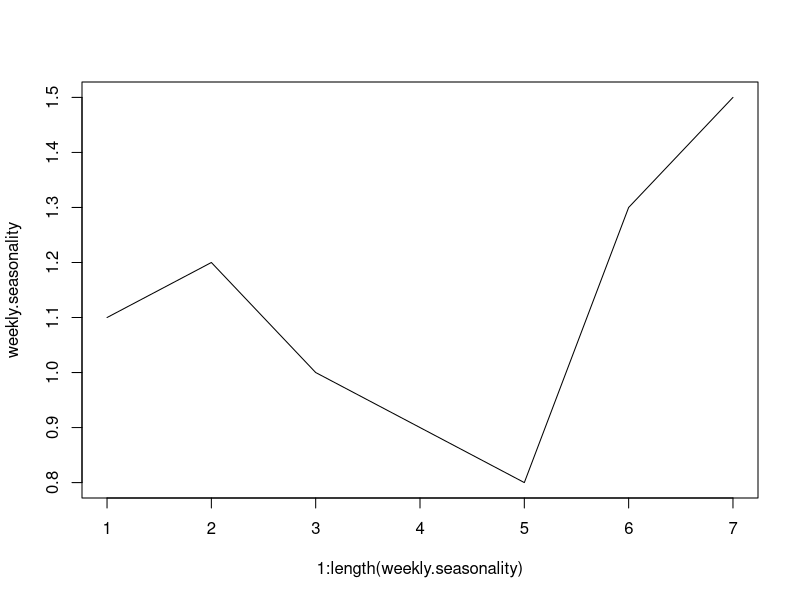
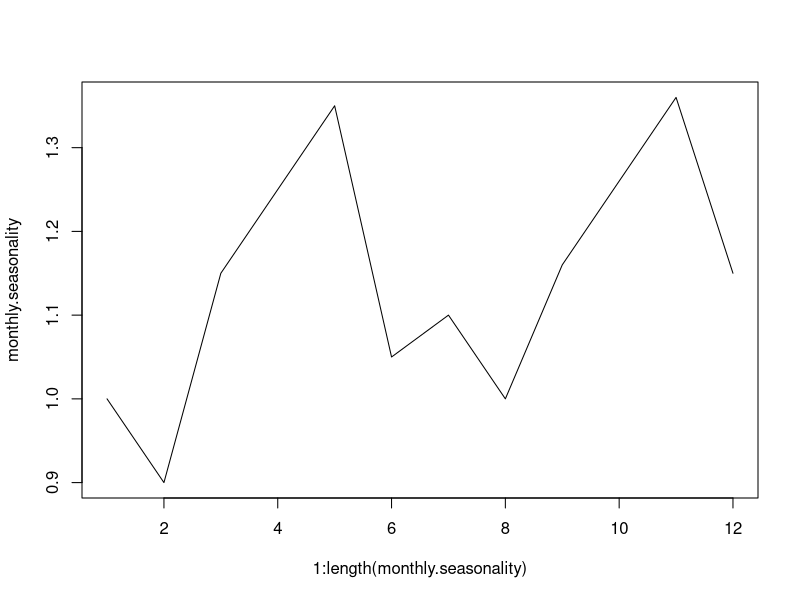
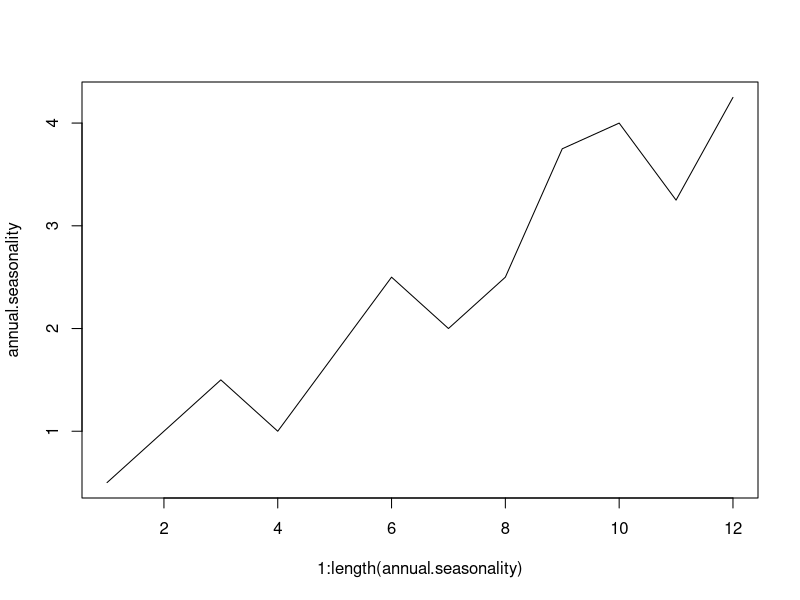

Write R code to recreate these figures, in order. (Note: this script raises an error after producing the figures.)
# --------------------------
# [*] CONFIGURAÇÕES INICIAIS
# --------------------------

library(dplyr)
library(lubridate)

# Defidnidndo semente
set.seed(123456789)

# Tamanho Amostral
n <- 5000

# ------------------------
# [1] VARIÁVEIS PREDITORAS
# ------------------------

# ------------------------
# [1.1] PERFIL DEMOGRÁFICO
# ------------------------

# Perfil Demográfico - https://www.fapespa.pa.gov.br/sistemas/anuario2020/tabelas/demografia/tab-1.3-populacao-por-sexo-2016-a-2020.htm
city.profiles <- list(
  "BELÉM" = list(
    sex_ratio  = c(MASCULINO = 701185 / (701185 + 798456), FEMININO = 798456 / (701185 + 798456)), 
    age_groups = c("15-25" = 0.15, "26-35" = 0.30, "36-50" = 0.28, "50-65" = 0.20, "66+" = 0.07)
  ),
  "ANANINDEUA" = list(
    sex_ratio  = c(MASCULINO = 253904 / (253904 + 281643), FEMININO = 281643 / (253904 + 281643)), 
    age_groups = c("15-25" = 0.16, "26-35" = 0.32, "36-50" = 0.27, "50-65" = 0.19, "66+" = 0.06)
  ),
  "MARITUBA" = list(
    sex_ratio  = c(MASCULINO = 66712 / (66712 + 66973), FEMININO = 66973 / (66712 + 66973)), 
    age_groups = c("15-25" = 0.17, "26-35" = 0.33, "36-50" = 0.26, "50-65" = 0.18, "66+" = 0.06)
  ),
  "BENEVIDES" = list(
    sex_ratio  = c(MASCULINO = 31604 / (31604 + 32164), FEMININO = 32164 / (31604 + 32164)), 
    age_groups = c("15-25" = 0.20, "26-35" = 0.30, "36-50" = 0.25, "50-65" = 0.18, "66+" = 0.07)
  ),
  "SANTA BÁRBARA" = list(
    sex_ratio  = c(MASCULINO = 10874 / (10874 + 10575), FEMININO = 10575 / (10874 + 10575)), 
    age_groups = c("15-25" = 0.22, "26-35" = 0.28, "36-50" = 0.24, "50-65" = 0.17, "66+" = 0.09)
  )
)

# Gerar Pesos por Cidade - https://fapespa.pa.gov.br/sistemas/anuario2023/tabelas/demografia/tab-1.1-populacao-total-do-para-e-municipios-estimativas-populacionais-e-censo-deografico-2018-a-2022.htm
weights.city <- c(
  "BELÉM" = 1499641,
  "ANANINDEUA" = 535547,
  "MARITUBA" = 133685,
  "BENEVIDES" = 63768	,
  "SANTA BÁRBARA" = 21449
) %>% prop.table()

# Definindo semente
set.seed(123456789)

# Vetor de Cidades (Amostradas)
citys <- sample(x = names(weights.city), size = n, replace = T, prob = weights.city)

# Armazenando em um Data Frame
df <- data.frame(CITY = citys, SEX = NA)

# Simulando o "SEX" de acordo com o perfil demográfrico
df <- df %>%
  group_by(CITY) %>%
  mutate(
    SEX = sample(
      x = names(city.profiles[[unique(CITY)]]$sex_ratio),
      size = n(),
      replace = T,
      prob = city.profiles[[unique(CITY)]]$sex_ratio
    )
  )

# Criando vetor para armazenar idades
df$IDADE <- NA

for (city in unique(df$CITY)) {
  idx <- df$CITY == city
  
  # Obtem perfil etário
  range.probs <- city.profiles[[city]]$age_groups
  range.names <- names(range.probs)
  
  # Sorteia faixas para os clientes da cidade
  range.drawn <- sample(
    x = range.names,
    size = sum(idx),
    replace = TRUE,
    prob = range.probs
  )
  
  # Converte faixas em idade real
  ages.drawn <- sapply(range.drawn, function(range_) {
    limits <- as.numeric(unlist(strsplit(range_, "-|\\+")))
    if (length(limits) == 2) {
      sample(x = limits[1]:limits[2], size = 1)
    } else {
      sample(x = limits[1]:75, size = 1)  # Idade Máxima: 75
    }
  })
  
  # Atribui ao data frame
  df[idx, "IDADE"] <- ages.drawn
}

# -----------------------
# [1.2] PADRÕES DE VENDAS
# -----------------------

# CANAL DE VENDA por SEXO e CIDADE
df$CANAL_VENDA <- mapply(function(sex, city) {
  if (city %in% c("BENEVIDES", "SANTA BÁRBARA")) {
    probs <- c("ONLINE" = 0.15, "LOJA FÍSICA" = 0.25, "REVENDEDOR" = 0.60)
  } else if (sex == "MASCULINO") {
    probs <- c("ONLINE" = 0.60, "LOJA FÍSICA" = 0.25, "REVENDEDOR" = 0.15)
  } else {
    probs <- c("ONLINE" = 0.30, "LOJA FÍSICA" = 0.50, "REVENDEDOR" = 0.20)
  }
  sample(names(probs), size = 1, prob = probs)
}, df$SEX, df$CITY)

# CATEGORIA por SEXO e CIDADE
df$CATEGORIA <- mapply(function(sex, city) {
  base_probs <- rep(0.2, 5)
  names(base_probs) <- c("ELETRÔNICOS", "ROUPAS", "ALIMENTOS", "LIVROS", "BRINQUEDOS")
  
  # Ajustes por sexo
  if (sex == "MASCULINO") {
    base_probs["ELETRÔNICOS"] <- base_probs["ELETRÔNICOS"] + 0.1
    base_probs["ALIMENTOS"] <- base_probs["ALIMENTOS"] + 0.1
    base_probs["ROUPAS"] <- base_probs["ROUPAS"] - 0.05
    base_probs["LIVROS"] <- base_probs["LIVROS"] - 0.05
  } else {
    base_probs["ROUPAS"] <- base_probs["ROUPAS"] + 0.1
    base_probs["BRINQUEDOS"] <- base_probs["BRINQUEDOS"] + 0.1
    base_probs["ELETRÔNICOS"] <- base_probs["ELETRÔNICOS"] - 0.05
    base_probs["ALIMENTOS"] <- base_probs["ALIMENTOS"] - 0.05
  }
  
  # Ajustes por cidade
  if (city == "BELÉM") {
    base_probs["ELETRÔNICOS"] <- base_probs["ELETRÔNICOS"] + 0.05
    base_probs["LIVROS"] <- base_probs["LIVROS"] + 0.05
  } else if (city %in% c("ANANINDEUA", "MARITUBA")) {
    base_probs["ALIMENTOS"] <- base_probs["ALIMENTOS"] + 0.1
    base_probs["BRINQUEDOS"] <- base_probs["BRINQUEDOS"] + 0.1
  } else if (city %in% c("BENEVIDES", "SANTA BÁRBARA")) {
    base_probs["ROUPAS"] <- base_probs["ROUPAS"] + 0.1
  }
  
  # Normaliza
  base_probs <- base_probs / sum(base_probs)
  sample(names(base_probs), size = 1, prob = base_probs)
}, df$SEX, df$CITY)

# Dicionário de Produtos por Categoria
categories.and.products <- list(
  "ELETRÔNICOS" = c("SMARTPHONE PREMIUM", "FONE DE OUVIDO BLUETOOTH"),
  "ROUPAS" = c("CALÇA JEANS MASCULINA", "VESTIDO FLORAL FEMININO"), 
  "ALIMENTOS" = c("CESTA DE FRUTAS ORGÂNICAS", "CAFÉ GOURMET (250G)"), 
  "LIVROS" = c("BEST-SELLER DE FICÇÃO", "LIVRO TÉCNICO/ACADÊMICO"), 
  "BRINQUEDOS" = c("KIT DE CONSTRUÇÃO ROBÓTICA", "BONECA COLECIONÁVEL")
)

# PRODUTO por Categoria
df$PRODUTO <- mapply(function(cat) {
  sample(categories.and.products[[cat]], size = 1)
}, df$CATEGORIA)

# -------------------------------
# [1.3] CARACTERÍSTICAS ESTIMADAS
# -------------------------------

# Preço médio por produto
preco_base <- c(
  "SMARTPHONE PREMIUM" = 2500,
  "FONE DE OUVIDO BLUETOOTH" = 350,
  "CALÇA JEANS MASCULINA" = 190,
  "VESTIDO FLORAL FEMININO" = 220,
  "CESTA DE FRUTAS ORGÂNICAS" = 90,
  "CAFÉ GOURMET (250G)" = 45,
  "BEST-SELLER DE FICÇÃO" = 85,
  "LIVRO TÉCNICO/ACADÊMICO" = 150,
  "KIT DE CONSTRUÇÃO ROBÓTICA" = 280,
  "BONECA COLECIONÁVEL" = 165
)

# Log-normal com base no preço base
df$PRECO <- mapply(function(produto) {
  if (produto == "SMARTPHONE PREMIUM") {
    media <- log(preco_base[produto])
    round(rlnorm(1, meanlog = media, sdlog = 0.1), 2)
  } else {
    media <- log(preco_base[produto])
    round(rlnorm(1, meanlog = media, sdlog = 0.5), 2)
  }
  
}, df$PRODUTO)

# Quantidade com base inversa do preço
df$QUANTIDADE <- mapply(function(preco) {
  if (preco < 50) {
    sample(1:5, 1, prob = c(0.3, 0.25, 0.2, 0.15, 0.1))
  } else if (preco < 200) {
    sample(1:3, 1, prob = c(0.5, 0.3, 0.2))
  } else {
    sample(1:2, 1, prob = c(0.8, 0.2))
  }
}, df$PRECO)

# Desconto proporcional ao canal
df$DESCONTO_APLICADO <- mapply(function(canal) {
  if (canal == "ONLINE") runif(1, 0.1, 0.2)
  else if (canal == "LOJA FÍSICA") runif(1, 0.05, 0.15)
  else runif(1, 0.15, 0.35)
}, df$CANAL_VENDA)

# RENDA_ESTIMADA (em R$ mil)
df$RENDA_ESTIMADA <- mapply(function(cidade, idade, canal) {
  base <- case_when(
    cidade == "BELÉM" ~ 3.0,
    cidade == "ANANINDEUA" ~ 2.2,
    cidade == "MARITUBA" ~ 2.0,
    cidade == "BENEVIDES" ~ 1.9,
    cidade == "SANTA BÁRBARA" ~ 1.7
  )
  idade_adj <- ifelse(idade < 26, -0.2, ifelse(idade <= 50, 0.1, -0.1))
  canal_adj <- ifelse(canal == "REVENDEDOR", 0.2, ifelse(canal == "ONLINE", 0.1, 0))
  renda <- base + idade_adj + canal_adj
  round(rnorm(1, mean = renda, sd = 0.3), 2)
}, df$CITY, df$IDADE, df$CANAL_VENDA)

# ESCOLARIDADE SCORE (de 0 a 1)
df$ESCOLARIDADE_SCORE <- mapply(function(idade, sexo, cidade) {
  base <- case_when(
    cidade == "BELÉM" ~ 0.7,
    cidade == "ANANINDEUA" ~ 0.575,
    cidade == "MARITUBA" ~ 0.5,
    cidade == "BENEVIDES" ~ 0.45,
    cidade == "SANTA BÁRBARA" ~ 0.15
  )
  idade_adj <- ifelse(idade < 20, 0.5, ifelse(idade < 35, 0.65, ifelse(idade < 65, 0.7, ifelse(idade < 80, 0.9))))
  sexo_adj <- ifelse(sexo == "FEMININO", 0.75, 0.45)
  esc <- mean(c(base, idade_adj, sexo_adj))
  min(max(round(rnorm(1, mean = esc, sd = 0.05), 2), 0), 1.0)
}, df$IDADE, df$SEX, df$CITY)

df[, "ESCOLARIDADE_ROTULADA"] <- cut(df[["ESCOLARIDADE_SCORE"]],
                                     breaks = c(0, 0.125, 0.25, 0.375, 0.5, 0.675, 0.75, 0.875, 1),
                                     labels = c("SEM ESCOLARIDADE", "ENS FUND INCOMP", "ENS FUND COMP",
                                                "ENS MÉDIO INCOMP", "ENS MÉDIO COMP", "ENS SUPER INCOMP", "ENS SUPER COMP",
                                                "PÓS-GRADUAÇÃO"),
                                     right = TRUE)

# # ------------------------------------
# # [1.4] TENDÊNCIA LINEAR (NORMALIZADA)
# # ------------------------------------
# 
# # Criação da tendência linear multiplicativa (padrão entre 0.8 a 1.2)
# df$TENDENCIA <- with(df, {
#   # Coeficientes fictícios
#   b0 <- 0.9
#   b1 <- 0.1 * scale(RENDA_ESTIMADA)
#   b2 <- 0.05 * scale(ESCOLARIDADE_SCORE)
#   b3 <- ifelse(SEX == "FEMALE", 0.045, -0.025)
#   b4 <- ifelse(CANAL_VENDA == "REVENDEDOR", 0.05, 0)
#   tendencia_raw <- b0 + b1 + b2 + b3 + b4
#   round(pmax(0.75, pmin(1.25, tendencia_raw)), 3)  # limites seguros
# })

# ---------------------------
# [2] GERANDO DADOS TEMPORAIS
# ---------------------------

# ----------------------
# [2.1] PADRÕES SAZONAIS
# ----------------------

# Gerar datas
dt <- seq(as.Date("2015-01-01"), as.Date("2025-12-31"), by = "day")

# Tamanho de dt
n.dt <- length(dt)

# Datas Extras
extra.dates <- sample(x = dt, size = n - n.dt, replace = T)
dates <- sample(c(dt, extra.dates)) # Concatena e Embaralha os valores do Vetor

# Sazonalidade semanal
weekly.seasonality <- c(1.1, 1.2, 1.0, 0.9, 0.8, 1.3, 1.5) # Sunday, Monday, Tuesday, Wednesday, Thursday, Friday and Saturday
plot(x = 1:length(weekly.seasonality), y = weekly.seasonality, type = "l")

# Sazonalidade mensal
monthly.seasonality <- c(1.0, 0.9, 1.15, 1.25, 1.35, 1.05, 1.1, 1, 1.16, 1.26, 1.36, 1.15)
plot(x = 1:length(monthly.seasonality), y = monthly.seasonality, type = "l")

# Sazonalidade Anual
annual.seasonality <- c(0.5, 1, 1.5, 1, 1.75, 2.5, 2, 2.5, 3.75, 4, 3.25, 4.25)
plot(x = 1:length(annual.seasonality), y = annual.seasonality, type = "l")

# Obter índices dos dias da semana
weekday.idx <- as.numeric(format(dates, "%w")) + 1
month.idx <- as.numeric(format(dates, "%m"))
year.idx <- as.numeric(format(dates, "%y")) - 14

# Aplicar fator sazonal: vetorizado
Zt.seasonal <- weekly.seasonality[weekday.idx] * monthly.seasonality[month.idx] * annual.seasonality[year.idx]
#Zt.seasonal <- Zt.seasonal / sum(Zt.seasonal)

# Efeito Sazonal
df$SEASONAL_EFFECT <- Zt.seasonal

# Armazenando no Data Frame
df$DATA_VENDA <- dates

# Armazenar ANOS, MESES E
df$ANOS <- as.numeric(format(dates, "%y")) + 2000
df$MESES <- as.numeric(format(dates, "%m"))
df$DIA_SEMANA <- as.numeric(format(dates, "%w")) + 1

# ---------------------
# [3] VARIÁVEL RESPOSTA
# ---------------------

# Valor total ajustado
df$VALOR_TOTAL <- round(
  df$QUANTIDADE * df$PRECO * (1 - df$DESCONTO_APLICADO) * Zt.seasonal, 2
)

# Visualizar
print(df)

# Salvar Conjunto de Dados
write.csv(x = df, file = "/cloud/project/CONJUNTO DE DADOS/DATA_GEN_V1.csv", row.names = F) # em CSV
save(df, file = "/cloud/project/CONJUNTO DE DADOS/DATA_GEN_V1.RData") # em RData